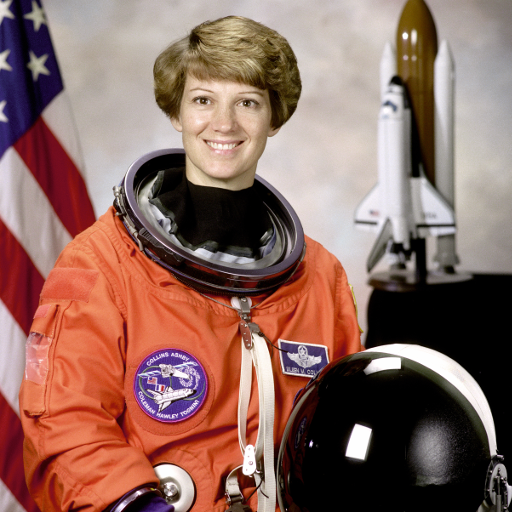
#> input picture skimage.data.astronaut(), 512 x 512 px
$ jupyter execute --allow-errors Seminar_4.ipynb   (shell and % lines are left out)
#> lines starting #> are read from the running program, lines starting #| are printed output that depends on the picture; after the words box and inside, x2 and y2 are one past the last pixel; in counts of white or black regions, pixels touching at a corner belong together; long printed decimals are rounded
# Семинар 4 - Интерполяция изображений, геометрия формирования изображения и калибровка камеры

***

[cell 1]
from pathlib import Path

import cv2
import skimage
import numpy as np
import matplotlib.pyplot as plt

# Интерполяция изображений

Задача - эффективно уменьшить/увеличить изображение.

Рассмотрим несколько методов интерполяции.

## а) Интерполяция по ближайшему пикселю

Самая простая и самая быстрая, однако она приводит к сильным артефактам.

## б) Билинейная интерполяция

Лучше по качеству, но требует больше вычислений и вдобавок размывает границы объектов.

## в) Бикубическая интерполяция

Еще лучше в непрерывных областях, но на границе возникает [эффект гало](https://ru.wikipedia.org/wiki/Гало) (более темная полоса вдоль темного края границы и светлая вдоль светлого).

## Примеры

Согласно [документации OpenCV](https://docs.opencv.org/3.4/da/d54/group__imgproc__transform.html) для **сжатия изображения** — наиболее предпочтительным методом интерполяции является `cv.INTER_AREA`,
**для увеличения изображения** — наиболее предпочтительны методы интерполяции: `cv.INTER_CUBIC` (медленный) и `cv.INTER_LINEAR`.

[cell 2]
interpolation_algorithm = [
    ("nearest", cv2.INTER_NEAREST),
    ("bilinear", cv2.INTER_LINEAR),
    ("bicubic", cv2.INTER_CUBIC),
    ("area", cv2.INTER_AREA),
    ("lanczos4", cv2.INTER_LANCZOS4)
]

def resize_by_factor(
    img: np.array,
    factor: float,
) -> None:

    height, width = img.shape[:2]
    height2, width2 = int(height*factor), int(width*factor)

    print(f'orig size: h={height}, w={width}, resised size: h={height2}, w={width2}')

    fig, axes = plt.subplots(
        nrows=len(interpolation_algorithm),
        sharex=True,
        sharey=True,
        figsize=(3, 20)
    )

    imgs = []
    for i in range(len(interpolation_algorithm)):

        img_resized = cv2.resize(
            src=img,
            dsize=(width2, height2),
            interpolation=interpolation_algorithm[i][1],
        )

        axes[i].imshow(img_resized, cmap='Greys_r')
        axes[i].set_title(
            f"{interpolation_algorithm[i][0]}, shape = {img_resized.shape}",
        )

### Оригинальное изображение

[cell 3]
IMG_PATH = "data/a_letter.png"

if not Path(IMG_PATH).exists():
    !git clone https://github.com/alexmelekhin/cv_course_2023.git
    !mv cv_course_2023/seminars/seminar_04/data .

a_letter_img = cv2.imread(IMG_PATH, cv2.IMREAD_GRAYSCALE)

plt.figure(figsize=(3, 3))
#> (the rest of this cell did not finish here and is left out)

### Увеличение

#> (a cell that did not finish here is left out)

### Уменьшение

#> (a cell that did not finish here is left out)


# Упражение 1

Можно ли реализовать сжатие изображений на свертках? Реализуйте свертку, которая будет уменьшать изображение в 2 раза.

Да, сжатие изображений можно реализовать с использованием сверток. Для уменьшения изображения вдвое с помощью сверток, можно применить операцию свертки с ядром, которое будет вычислять новые значения пикселей на уменьшенном изображении на основе значений пикселей в окрестности каждого пикселя исходного изображения. После этого можно применить дополнительные шаги, такие как отбрасывание каждого второго пикселя, чтобы уменьшить размер изображения.

[cell 6]
import cv2
import numpy as np
import matplotlib.pyplot as plt

def bilinear_interpolation(image):
    # Создаем ядро для билинейной интерполяции
    kernel = np.array([[0.25, 0.5, 0.25],
                       [0.5,  1.0, 0.5],
                       [0.25, 0.5, 0.25]], dtype=np.float32)

    # Применяем свертку с ядром билинейной интерполяции
    interpolated_image = cv2.filter2D(image, -1, kernel, borderType=cv2.BORDER_CONSTANT)

    return interpolated_image[::2, ::2]  # Уменьшаем размер изображения вдвое

# Пример использования
IMG_PATH = "data/a_letter.png"

a_letter_img = cv2.imread(IMG_PATH, cv2.IMREAD_GRAYSCALE)
#> (the rest of this cell did not finish here and is left out)

# Трансформация изображений

[Туториал OpenCV "Geometric Transformations of Images"](https://docs.opencv.org/3.4/da/d6e/tutorial_py_geometric_transformations.html)

_Источник - [Computer Vision: Algorithms and Applications, 2nd ed. 2022 Richard Szeliski](https://szeliski.org/Book/)_

## Поворот (Rotation)

Входные параметры: угол поворота (angle)

```python
matrix = np.array([
      [np.cos(angle),  np.sin(angle), 0],
      [-np.sin(angle), np.cos(angle), 0],
      [0,              0,             1],
])
```

## Растяжение/сжатие (Scale)

Входные параметры: фактор растяжения (tx, ty)

```python
matrix = np.array([
      [t[0], 0,    0],
      [0,    t[1], 0],
      [0,    0,    1],
])
```

## Перенос (translation)

Входные параметры: фактор переноса (tx, ty)

```python
matrix = np.array([
      [1,  0, t[0]],
      [0,  1, t[1]],
      [0,  0,    1],
])
```

## Сдвиг (shearing)

Входные параметры: фактор сдвига (tx, ty)

```python
matrix_horisontal = np.array([
      [1,    t[0], 0],
      [t[1], 1,    0],
      [0,    0,    1],
])
```

# Упражнение 2

Реализуйте функцию, которая принимает изображение и матрицу преобразования, и реализует афинную трансформацию. Не забудьте про центрирование.

Идея - афинное перемещение пикселей изображения.

[cell 7]
def affine_transform(
    img: np.array,
    mat: np.array,
) -> np.array:

    # transfromed image
    transfromed_img = np.zeros_like(img)

    # image shape
    H, W = img.shape[:2]

    # center of the img
    cx, cy = (H + 1) // 2 - 1, (W + 1) // 2 - 1

    for x in range(H):
        for y in range(W):

            p = np.dot(mat, np.array([x - cx, y - cy, 1]))

            nx, ny = int(p[0] + cx), int(p[1] + cy)

            if 0 <= nx < H and 0 <= ny < W:
                transfromed_img[nx, ny] = img[x, y]

    return transfromed_img

def make_rotation(
    params,
) -> np.array:

    angle = params[0]

    mat = np.array([
        [np.cos(angle), np.sin(angle), 0],
        [-np.sin(angle), np.cos(angle), 0],
        [0, 0, 1]
    ])

    return mat

def make_scaling(
    params,
) -> np.array:

    tx, ty = params[0], params[1]

    mat = np.array([
        [tx, 0, 0],
        [0, ty, 0],
        [0, 0, 1]
    ])

    return mat

def make_translation(
    params,
) -> np.array:

    tx, ty = params[0], params[1]

    mat = np.array([
        [1,  0, tx],
        [0,  1, ty],
        [0,  0,  1]
    ])

    return mat

def make_shearing(
    params,
) -> np.array:

    tx, ty = params[0], params[1]

    mat = np.array([
        [1, tx, 0],
        [ty, 1, 0],
        [0,  0,  1]
    ])

    return mat

Проверьте код на примере изображения c астронавтом

[cell 8]
import ipywidgets
from skimage import data

img = data.astronaut()
#> img is the input picture: shape (512, 512, 3); mean R, G, B 141.6, 105.8, 96.5

#resize image for much faster affine processing
img = cv2.resize(
    src=img,
    dsize = None,
    fx=0.3,
    fy=0.3,
    interpolation=cv2.INTER_AREA,
)
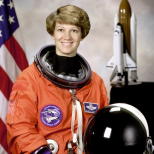
#> img: shape (154, 154, 3); mean R, G, B 141.2, 105.5, 96.3
#> the sliders are set to tx = 1.0, ty = 1.0, angle = 1.0

#> (the rest of this cell did not finish here and is left out)

# Вопрос 1

Запустите все 4 преобразования. Изменяйте параметры алгоритма. Имеются ли пиксели, которые никуда не перешли в результате трансформации?

**Ответ:**
При аффинных преобразованиях обычно несколько пикселей остаются на своих местах. Это происходит в случаях, когда пиксели лежат на оси вращения или на каких-то других ключевых точках преобразования.

Например, при повороте изображения относительно его центра некоторые пиксели, находящиеся на оси вращения, не изменяют своего положения. Точки находятся на таком расстоянии от центра изображения, что их координаты после поворота остаются такими же, как и до преобразования.

[cell 9]
# Загрузка изображения
image =data.astronaut()

# Параметры преобразования
angle = 30
scale_x = 1.5
scale_y = 0.5
tx = 50
ty = -20

# Создание матриц преобразования
rotation_matrix = make_rotation([angle])
scaling_matrix = make_scaling([scale_x, scale_y])
translation_matrix = make_translation([tx, ty])
shearing_matrix = make_shearing([0.5, 0.2])

# Применение аффинных преобразований к изображению
transformed_image_rotation = affine_transform(image, rotation_matrix)
#> after the loop in affine_transform, `for x in range(H):`:
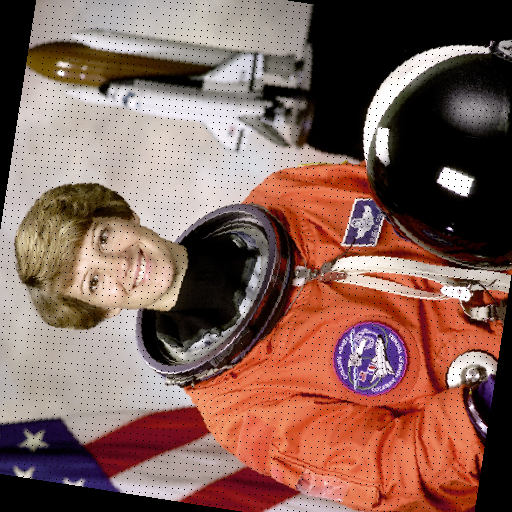
#> transfromed_img: shape (512, 512, 3); mean R, G, B 131.1, 97.3, 88
transformed_image_scaling = affine_transform(image, scaling_matrix)
#> after the loop in affine_transform (call 2), `for x in range(H):`:
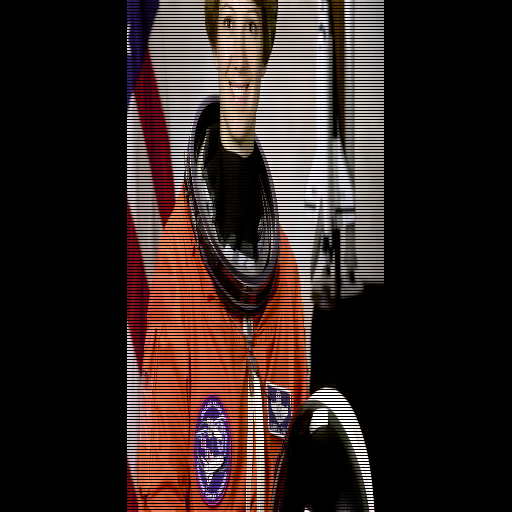
#> transfromed_img: shape (512, 512, 3); mean R, G, B 48.8, 35.9, 33
transformed_image_translation = affine_transform(image, translation_matrix)
#> after the loop in affine_transform (call 3), `for x in range(H):`:
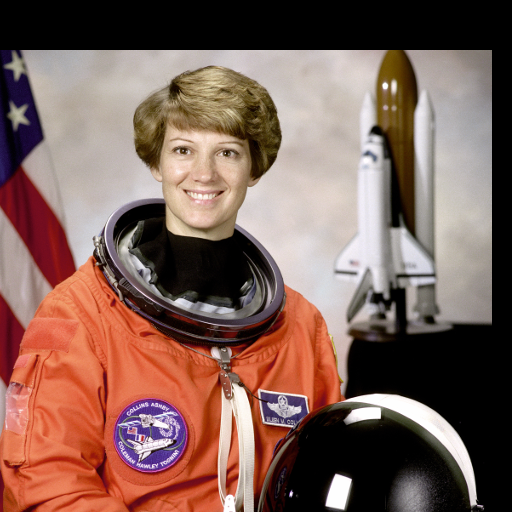
#> transfromed_img: shape (512, 512, 3); mean R, G, B 127.5, 97.3, 88.2
transformed_image_shearing = affine_transform(image, shearing_matrix)
#> after the loop in affine_transform (call 4), `for x in range(H):`:
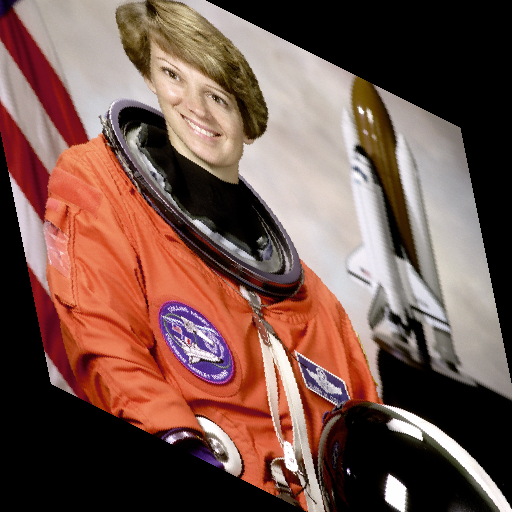
#> transfromed_img: shape (512, 512, 3); mean R, G, B 117.2, 85.7, 76.8

# Отображение результатов преобразований
plt.figure(figsize=(16, 4))

plt.subplot(1, 4, 1)
plt.imshow(transformed_image_rotation)
plt.title("Rotation")

plt.subplot(1, 4, 2)
plt.imshow(transformed_image_scaling)
plt.title("Scaling")

plt.subplot(1, 4, 3)
plt.imshow(transformed_image_translation)
plt.title("Translation")

plt.subplot(1, 4, 4)
plt.imshow(transformed_image_shearing)
plt.title("Shearing")

plt.show()

# Формирование изображения

## Внешние параметры камеры

Некоторые камеры-обскуры вносят значительные искажения в изображения. Два основных вида искажений - это радиальные искажения и тангенциальные искажения.

**Радиальные искажения** возникают из-за неидеальности линз и приводит к тому, что прямые линии кажутся изогнутыми.

**Тангенциальные искажения** возникают из-за того, что объектив для съемки изображения не выровнен идеально параллельно плоскости изображения. Таким образом, некоторые области на изображении могут выглядеть ближе, чем ожидалось.

Виды радиального искажения:
<figure>

<figcaption>Barrel distortion (Positive k1 > 0)</figcaption>

<figcaption>Pincushion distortion (Negative k1 < 0)</figcaption>

<figcaption>Mustache distortion (Complex)</figcaption>
</figure>

Формулы:

$x_{dist} = x\frac{1+k_{1}r^{2}+k_{2}r^{4} + k_{3}r^{6}}{1+k_{4}r^{2}+k_{5}r^{4} + k_{6}r^{6}} + 2p_{1}xy + p_{2}(r^{2} + 2x^{2})$

$y_{dist} = y\frac{1+k_{1}r^{2}+k_{2}r^{4} + k_{3}r^{6}}{1+k_{4}r^{2}+k_{5}r^{4} + k_{6}r^{6}} + p_{1}(r^{2} + 2y^{2}) + 2p_{2}xy$,

где $r^{2} = x^{2} + y^{2}$

Таким образом, параметры радиальной дисторсии - ($k_{1}, \cdots, k_{6}$), тангенциальной дисторсии - ($p_{1}, p_{2}$)

В дополнение к этому нам нужны внутренние и внешние параметры камеры. Внутренние параметры специфичны для конкретной камеры. Они включают в себя такую информацию, как фокусное расстояние (fx,fy) и оптические центры (cx, cy). Фокусное расстояние и оптические центры могут быть использованы для создания матрицы камеры, которую можно использовать для устранения искажений, вызванных объективами конкретной камеры. Матрица камеры уникальна для конкретной камеры, поэтому после расчета ее можно повторно использовать на других изображениях, сделанных той же камерой.

# Вопрос 2

Запишите выражение связи точек в координатной системе камеры (x, y, z) c проекцией (изображением), зная параметры дисторсии и параметры камеры.

**Ответ:**

Выражение связи точек в координатной системе камеры $(x, y, z)$ с проекцией (изображением) можно записать с использованием уравнения камеры. Предположим, что точка в трехмерном пространстве имеет координаты $(X, Y, Z)$. Эти координаты могут быть преобразованы в координаты изображения $(x, y)$ с использованием уравнения камеры:

\begin{align*}
x &= \left(f_x \cdot \frac{X}{Z}\right) + c_x \\
y &= \left(f_y \cdot \frac{Y}{Z}\right) + c_y \\
\end{align*}

где:

- $x$ и $y$ - координаты точки на изображении,
- $X$, $Y$ и $Z$ - координаты точки в трехмерном пространстве,
- $f_x$ и $f_y$ - фокусные расстояния в направлениях $x$ и $y$ соответственно,
- $c_x$ и $c_y$ - оптические центры изображения в направлениях $x$ и $y$ соответственно.

После этого координаты изображения могут быть скорректированы для учета радиальных и тангенциальных искажений с использованием формул, представленных выше.

# Упражнение 3

Найдите параметры вашей камеры мобильного телефона.

Используйте шаблон шахматной доски. Можете воспользоваться ресурсом https://markhedleyjones.com/projects/calibration-checkerboard-collection  - здесь можно выбрать необходимый размер и подготовить pdf с доской. Во время печати не забудьте проверить, что масштаб не меняется (часто в параметрах печати по умолчанию установлен флаг "scale to fit page").

Воспользуйтесь [туториалом OpenCV](https://docs.opencv.org/4.x/dc/dbb/tutorial_py_calibration.html).

В ответе требуется:

1. Загрузить все сделанные фотографии (туториал рекомендует использовать не менее 10-ти изображений) в папку `./data/calibr_images`. Написанный код должен воспроизводить ваши результаты без дополнительных манипуляций.
2. Вывести найденные параметры калибровки (intrinsic матрицу и параметры дисторсии).
3. Отобразить изображения до и после устранения дисторсии.
4. Посчитать ошибку репроектирования (см. туториал opencv).

[cell 10]
import cv2
import numpy as np
import glob

# Фотографии шахматной доски
images = glob.glob('./data/calibr_images/*.jpg')

# Найдем углы шахматной доски
criteria = (cv2.TERM_CRITERIA_EPS + cv2.TERM_CRITERIA_MAX_ITER, 30, 0.001)
objpoints = []
imgpoints = []

objp = np.zeros((10*7, 3), np.float32)
objp[:, :2] = np.mgrid[0:10, 0:7].T.reshape(-1, 2)

for fname in images:
    img = cv2.imread(fname)
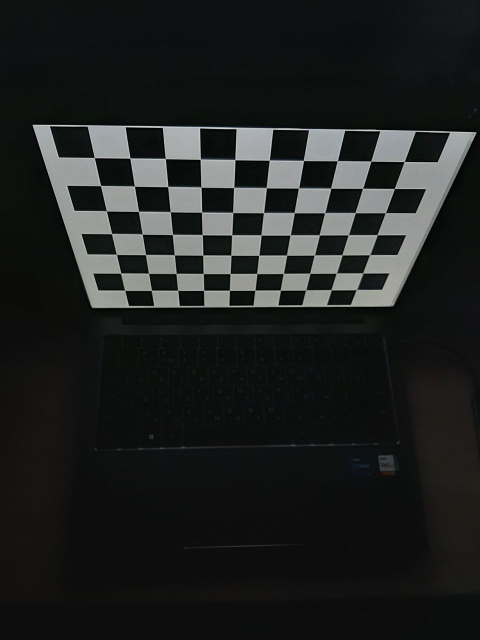
#> input picture seminars/seminar_04/data/calibr_images/photo_1.jpg, 960 x 1280 px (shown at 1/2 size)
#> img is the input picture: shape (1280, 960, 3); mean B, G, R 33.2, 33.9, 32.5
    gray = cv2.cvtColor(img, cv2.COLOR_BGR2GRAY)

    # преобразуем изображение в бинарное
    _, binary = cv2.threshold(gray, 0, 255, cv2.THRESH_BINARY | cv2.THRESH_OTSU)
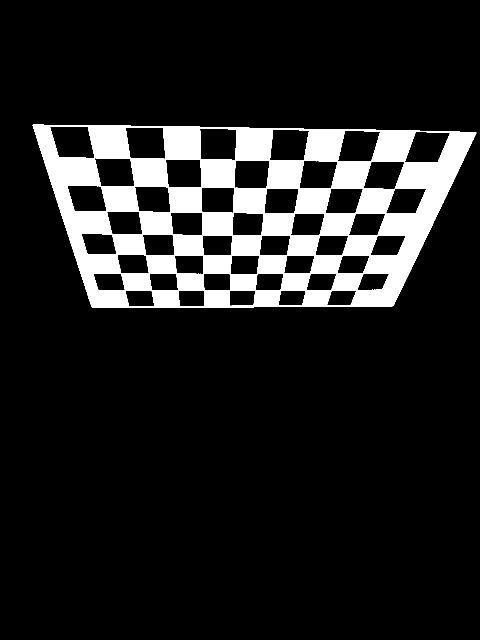
#> binary: shape (1280, 960) (shown at 1/2 size); 12.4% white; 1 white region, box (x1, y1, x2, y2) and area: (65, 249, 953, 616) 152043

    # Find the chess board corners
    ret, corners = cv2.findChessboardCorners(binary, (10, 7), None)
#> ret = True; corners = 70 rows, first 8: [188.9, 315.3], [260.4, 317.4], [330.9, 318.2], [401, 319], [469.9, 319.6], [539, 321], [607, 321.4], [675, 322.1]

    if ret == True:
        objpoints.append(objp)
        corners2 = cv2.cornerSubPix(gray, corners, (11, 11), (-1, -1), criteria)
#> corners2 = 70 rows, first 8: [188.9, 315.6], [260.3, 316.6], [331.1, 317.6], [400.9, 318.8], [470.3, 320], [538.9, 320.7], [607.2, 321.5], [675, 322.1]
        imgpoints.append(corners)
    else:
        print(f"Нет углов на изображении {fname}")

    # Вывод количества найденных точек на текущем изображении
    if corners is not None:
        print(f"Image {fname}: {len(corners)} углов найдено")
#| Image ./data/calibr_images/photo_1.jpg: 70 углов найдено

# Используем калибровочные данные для нахождения параметров камеры
ret, mtx, dist, rvecs, tvecs= cv2.calibrateCamera(objpoints, imgpoints, gray.shape[::-1], None, None)
#> ret = 0.124; mtx = [[922.9, 0, 476.6], [0, 852.1, 596.2], [0, 0, 1]]; dist = [[0.208, -1.09, -0.00786, 0.000805, 1.85]]; rvecs = ([0.842, -0.0567, 0.0211],); tvecs = ([-4.09, -4.3, 13.33],)

# Найденные параметры калибровки
print("Intrinsic matrix:")
print(mtx)
#| [[922.867   0.         476.583]
#|  [  0.         852.090 596.196]
#|  [  0.           0.           1.        ]]
print("Distortion coefficients:")
print(dist)
#| [[ 2.08073373e-01 -1.09407205e+00 -7.85542973e-03  8.05165040e-04
#|    1.85171275e+00]]

for fname in images:
    img = cv2.imread(fname)
    undistorted_img = cv2.undistort(img, mtx, dist, None, mtx)
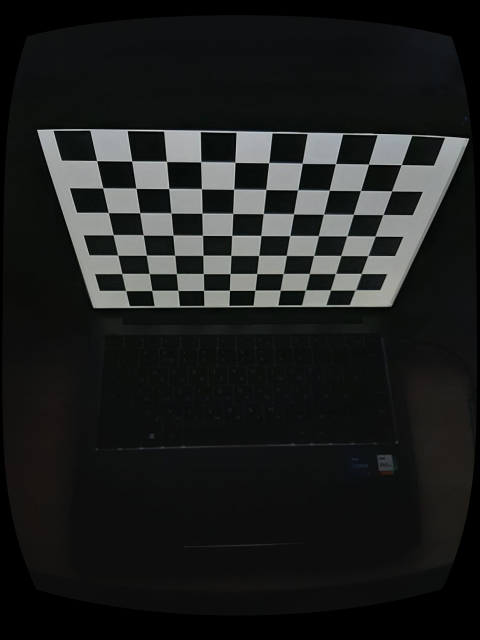
#> undistorted_img: shape (1280, 960, 3) (shown at 1/2 size); mean B, G, R 30.6, 31.3, 29.9

    fig, axes = plt.subplots(1, 2, figsize=(10, 5))

    axes[0].imshow(cv2.cvtColor(img, cv2.COLOR_BGR2RGB))
    axes[0].set_title('Original Image')
    axes[0].axis('off')

    axes[1].imshow(cv2.cvtColor(undistorted_img, cv2.COLOR_BGR2RGB))
    axes[1].set_title('Undistorted Image')
    axes[1].axis('off')

    plt.show()
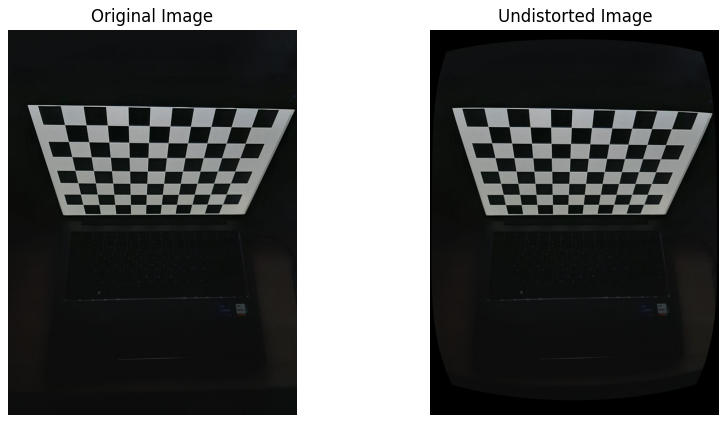
#> figure drawn by matplotlib, 2 panels

# ошибка репроектирования
mean_error = 0
for i in range(len(objpoints)):
    imgpoints2, _ = cv2.projectPoints(objpoints[i], rvecs[i], tvecs[i], mtx, dist)
    error = cv2.norm(imgpoints[i], imgpoints2, cv2.NORM_L2) / len(imgpoints2)
    mean_error += error
#> this loop made 1 pass
#> (error, mean_error) on pass 1: (0.0148, 0.0148)
#> after the loop, mean_error = 0.0148

print("Ошибка: ", mean_error / len(objpoints))
#| Ошибка:  0.01482
